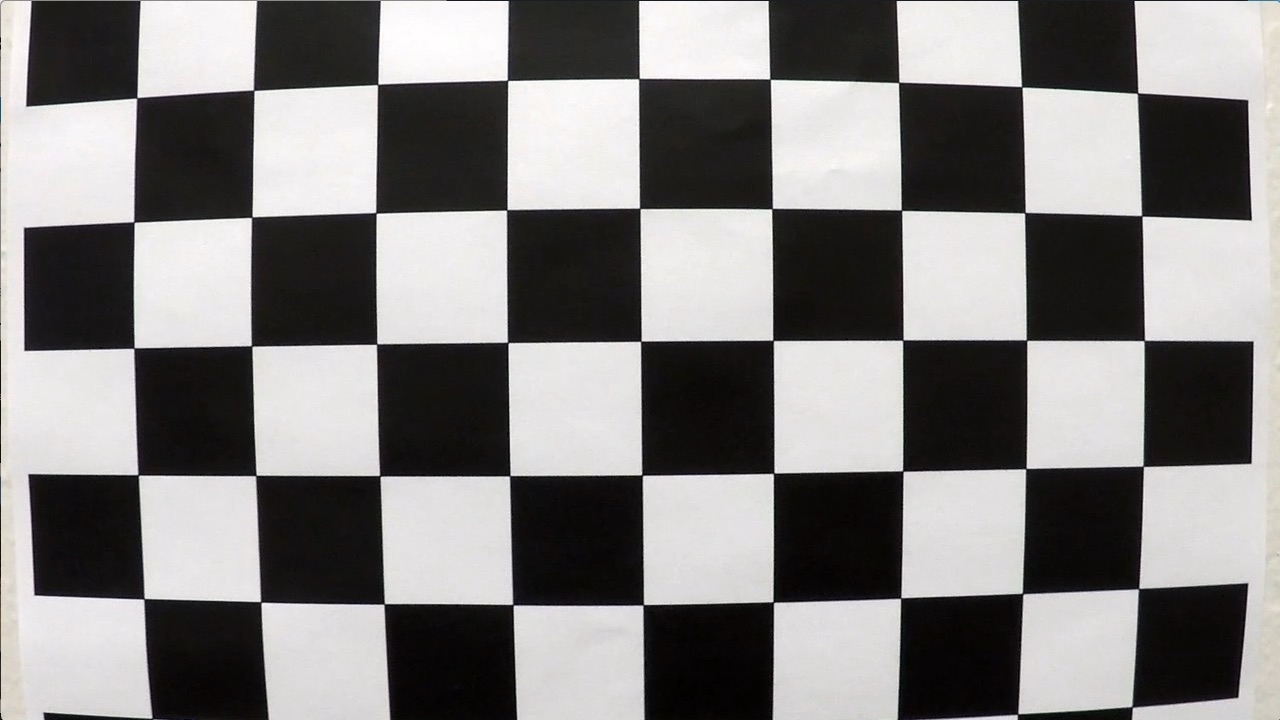
#> input picture CarND-Advanced-Lane-Lines - upload/camera_cal/calibration1.jpg, 1280 x 720 px; its folder holds 5 pictures in this run; the run also reads 1 picture not shown here
$ jupyter execute --allow-errors P4_pipeline01.ipynb   (shell and % lines are left out)   (older library calls are emulated)
#> lines starting #> are read from the running program, lines starting #| are printed output that depends on the picture; after the words box and inside, x2 and y2 are one past the last pixel; in counts of white or black regions, pixels touching at a corner belong together
Camera Calibration with OpenCV
===

### Run the code in the cell below to extract object points and image points for camera calibration.

[cell 1]
import numpy as np
import cv2
import glob
import matplotlib.pyplot as plt
import matplotlib.image as mpimg

# prepare object points, like (0,0,0), (1,0,0), (2,0,0) ....,(6,5,0)
objp = np.zeros((6*9,3), np.float32)
objp[:,:2] = np.mgrid[0:9, 0:6].T.reshape(-1,2)

# Arrays to store object points and image points from all the images.
objpoints = [] # 3d points in real world space
imgpoints = [] # 2d points in image plane.

# Make a list of calibration images
images = glob.glob('./camera_cal/calibration*.jpg')

# Step through the list and search for chessboard corners
for idx, fname in enumerate(images):
    img = cv2.imread(fname)
#> img is the input picture: shape (720, 1280, 3); mean B, G, R 127.8, 128.4, 130.1
    gray = cv2.cvtColor(img, cv2.COLOR_BGR2GRAY)

    # Find the chessboard corners
    ret, corners = cv2.findChessboardCorners(gray, (9,6), None)
#> ret = False; corners = None

    # If found, add object points, image points
    if ret == True:
        objpoints.append(objp)
        imgpoints.append(corners)

        # Draw and display the corners
        cv2.drawChessboardCorners(img, (9,6), corners, ret)
        #write_name = 'corners_found'+str(idx)+'.jpg'
        #cv2.imwrite(write_name, img)
        # cv2.imshow('img', img)
        cv2.waitKey(1000)

cv2.destroyAllWindows()

### Do the camera calibration, get the mtx, dist metrix for the next example image, then vasualizing.

[cell 2]
import pickle

# Test undistortion on an image
img = cv2.imread('./camera_cal/calibration1.jpg')
img_size = (img.shape[1], img.shape[0])

# Do camera calibration given object points and image points
ret, mtx, dist, rvecs, tvecs = cv2.calibrateCamera(objpoints, imgpoints, img_size,None,None)
print(dist)
print(mtx)


dst = cv2.undistort(img, mtx, dist, None, mtx)
cv2.imwrite('./output_images/test_undist.jpg',dst)

# Save the camera calibration result for later use (we won't worry about rvecs / tvecs)
dist_pickle = {}
dist_pickle["mtx"] = mtx
dist_pickle["dist"] = dist
pickle.dump( dist_pickle, open( "calibration.p", "wb" ) )
#dst = cv2.cvtColor(dst, cv2.COLOR_BGR2RGB)
# Visualize undistortion
f, (ax1, ax2) = plt.subplots(1, 2, figsize=(20,10))
ax1.imshow(img)
ax1.set_title('Original Image', fontsize=30)
ax2.imshow(dst)
ax2.set_title('Undistorted Image', fontsize=30)

# Example image

## provide a distrotion-corrected image

### read example image and display

[cell 3]
img = mpimg.imread('./test_images/test2.jpg')
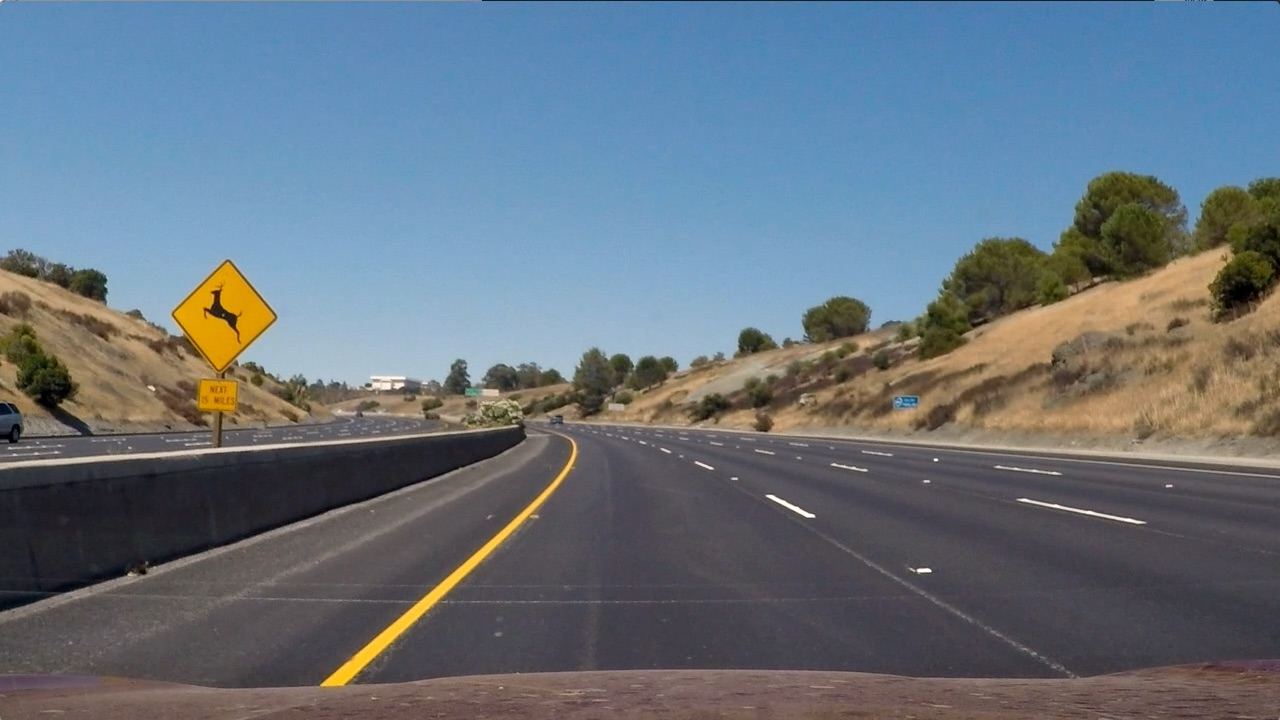
#> input picture CarND-Advanced-Lane-Lines - upload/test_images/test2.jpg, 1280 x 720 px
#> img is the input picture: shape (720, 1280, 3); mean R, G, B 102.8, 114.6, 125.5
plt.imshow(img)
plt.show()

### undistort image

[cell 4]
def undistort(img):
    undist = cv2.undistort(img, mtx, dist, None, mtx)
    return undist
print('...')

### visulalizing image

[cell 5]
dst= undistort(img)
image=dst

f, (ax1, ax2) = plt.subplots(1, 2, figsize=(20,10))
ax1.imshow(img)
ax1.set_title('Original Image', fontsize=30)
ax2.imshow(image)
ax2.set_title('Undistorted Image', fontsize=30)

## Using color transforms, gradients to create a thresholded binary image

### Some usefule functions

[cell 6]
def abs_sobel_thresh(img, orient='x', sobel_kernel=3, thresh_sobel=(20, 100)):
    # Calculate directional gradient
    # Apply threshold
    gray= cv2.cvtColor(img, cv2.COLOR_RGB2GRAY)
    if orient=='x':
        sobel= cv2.Sobel(gray, cv2.CV_64F, 1, 0, ksize=sobel_kernel)
    else:
        sobel= cv2.Sobel(gray, cv2.CV_64F, 0, 1, ksize=sobel_kernel)
    abs_sobel= np.absolute(sobel)
    scaled_sobel= np.uint8((255*abs_sobel)/np.max(abs_sobel))
    grad_binary = np.zeros_like(scaled_sobel)
    grad_binary[(scaled_sobel >= thresh_sobel[0]) & (scaled_sobel <= thresh_sobel[1])] = 1
    return grad_binary

# [25 lines left out: functions mag_thresh, dir_threshold, not called in this run]

def hls_transform(img, thresh_hls=(220,255)):
#> called with thresh_hls = (220, 255)
    hls = cv2.cvtColor(img, cv2.COLOR_RGB2HLS)
#> hls: shape (720, 1280, 3); mean of channels 0, 1, 2 88.8, 115.2, 64.5
    S= hls[:,:,2]
    hls_binary = np.zeros_like(S)
    hls_binary[(S > thresh_hls[0]) & (S <= thresh_hls[1])] = 1
    return hls_binary

def combined_binary_function(img, orient='x', sobel_kernel=5, thresh_sobel=(40,100),thresh_hls=(220,255)):
    gradx_binary = abs_sobel_thresh(img, orient='x', sobel_kernel=ksize, thresh_sobel=(40, 100))
    hls_binary= hls_transform(img, thresh_hls=(220,255))
    color_binary = np.dstack(( np.zeros_like(gradx_binary), gradx_binary, hls_binary)) * 255
    combined_binary = np.zeros_like(gradx_binary)
    combined_binary[(gradx_binary == 1) | (hls_binary == 1)] = 1
    return color_binary, combined_binary

[cell 7]
test_img=hls_transform(image, thresh_hls=(220,255))
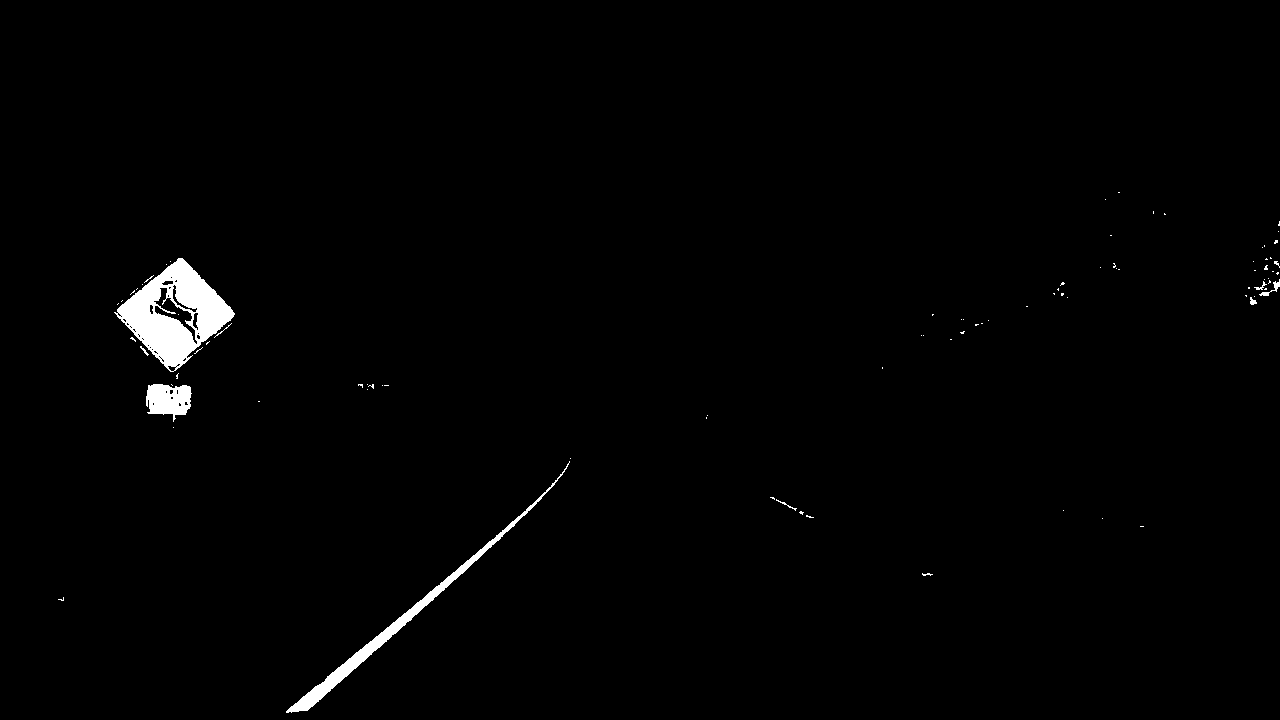
#> test_img: shape (720, 1280); values 0 (black) and 1 (white), 1.2% white; 88 white regions (79 under 20 px), largest, box (x1, y1, x2, y2) and area: (114, 258, 235, 372) 6301, (286, 461, 570, 713) 2803, (146, 384, 192, 422) 1207
plt.imshow(test_img, cmap='gray')
plt.show()

### Get the combined binary image, and vasualizing.

[cell 8]
ksize = 5 # Choose a larger odd number to smooth gradient measurements

color_binary, combined_binary1=combined_binary_function(image, orient='x', sobel_kernel=ksize, thresh_sobel=(50,100),thresh_hls=(220,255))
#> combined_binary1: shape (720, 1280); values 0 (black) and 1 (white), 3.1% white; 1073 white regions (885 under 20 px), largest, box (x1, y1, x2, y2) and area: (109, 250, 246, 373) 7905, (279, 437, 577, 715) 4605, (142, 383, 194, 455) 1498

f, (ax1, ax2) = plt.subplots(1, 2, figsize=(20,10))
ax1.set_title('Stacked thresholds')
ax1.imshow(color_binary)

ax2.set_title('Combined S channel and gradient thresholds')
ax2.imshow(combined_binary1, cmap='gray')

## Perspective transform

### Usfull function

[cell 9]
def unwarp(img, src, dst):
    h,w = img.shape[:2]
    # M: transform maxtrix from src to dst, Minv: transform maxtrix from dst to src
    M = cv2.getPerspectiveTransform(src, dst)
    Minv = cv2.getPerspectiveTransform(dst, src)
    # transform to bird-eye view
    warped = cv2.warpPerspective(img, M, (w,h), flags=cv2.INTER_LINEAR)
    return warped, M, Minv
print('...')

### Get the perspective transform image

[cell 10]
h,w = image.shape[:2]

# define source and destination points for transform
src = np.float32([(560,480),
                  (745,480),
                  (258,700),
                  (1130,700)])
dst = np.float32([(450,0),
                  (w-450,0),
                  (450,h),
                  (w-450,h)])

warped, M, Minv = unwarp(image, src, dst)

# Visualize unwarp
f, (ax1, ax2) = plt.subplots(1, 2, figsize=(20,10))
f.subplots_adjust(hspace = .2, wspace=.05)
ax1.imshow(image)
x = [src[0][0],src[2][0],src[3][0],src[1][0],src[0][0]]
y = [src[0][1],src[2][1],src[3][1],src[1][1],src[0][1]]
ax1.plot(x, y, color='red', alpha=0.4, linewidth=3, solid_capstyle='round', zorder=2)
ax1.set_ylim([h,0])
ax1.set_xlim([0,w])
ax1.set_title('distorted Image', fontsize=30)
ax2.imshow(warped)
ax2.set_title('warped Image', fontsize=30)

print('...')

## finding lane line

## creat binary_warped image

[cell 11]
color_binary, combined_binary= combined_binary_function(image, orient='x', sobel_kernel=5, thresh_sobel=(40,100),thresh_hls=(90,255))
warped, M, Minv = unwarp(combined_binary, src, dst)

histogram = np.sum(warped[warped.shape[0]//2:,:], axis=0)

#histogram = np.sum(warped[warped_shape[0]//2:,:], axis=0)
# Create an output image to draw on and  visualize the result
out_img = np.dstack((warped, warped, warped))*255
#> out_img: shape (720, 1280, 3); 2.5% white; 104 white regions (59 under 20 px), largest, box (x1, y1, x2, y2) and area: (439, 0, 481, 720) 9742, (167, 0, 210, 311) 3774, (819, 180, 844, 366) 1822
# Find the peak of the left and right halves of the histogram
# These will be the starting point for the left and right lines
midpoint = np.int(histogram.shape[0]/2)
leftx_base = np.argmax(histogram[:midpoint])
rightx_base = np.argmax(histogram[midpoint:]) + midpoint

# Choose the number of sliding windows
nwindows = 9
# Set height of windows
window_height = np.int(warped.shape[0]/nwindows)


print(rightx_base)


plt.plot(histogram)
# plt.imshow(out_img)
plt.show()
print("...")

[cell 12]
color_binary, combined_binary= combined_binary_function(image, orient='x', sobel_kernel=5, thresh_sobel=(40,100),thresh_hls=(90,255))
binary_warped, M, Minv = unwarp(combined_binary, src, dst)

histogram = np.sum(binary_warped[binary_warped.shape[0]//2:,:], axis=0)
# Create an output image to draw on and  visualize the result
out_img = np.dstack((binary_warped, binary_warped, binary_warped))*255
# Find the peak of the left and right halves of the histogram
# These will be the starting point for the left and right lines
midpoint = np.int(histogram.shape[0]/2)
leftx_base = np.argmax(histogram[:midpoint])
rightx_base = np.argmax(histogram[midpoint:900]) + midpoint

print(leftx_base)

# Choose the number of sliding windows
nwindows = 10
# Set height of windows
window_height = np.int(binary_warped.shape[0]/nwindows)
# Identify the x and y positions of all nonzero pixels in the image
nonzero = binary_warped.nonzero()
nonzeroy = np.array(nonzero[0])
nonzerox = np.array(nonzero[1])
# Current positions to be updated for each window
leftx_current = leftx_base
rightx_current = rightx_base
# Set the width of the windows +/- margin
margin = 40
# Set minimum number of pixels found to recenter window
minpix = 40
# Create empty lists to receive left and right lane pixel indices
left_lane_inds = []
right_lane_inds = []

# Step through the windows one by one
for window in range(nwindows):
    # Identify window boundaries in x and y (and right and left)
    win_y_low = binary_warped.shape[0] - (window+1)*window_height
    win_y_high = binary_warped.shape[0] - window*window_height
    win_xleft_low = leftx_current - margin
    win_xleft_high = leftx_current + margin
    win_xright_low = rightx_current - margin
    win_xright_high = rightx_current + margin
    # Draw the windows on the visualization image
    cv2.rectangle(out_img,(win_xleft_low,win_y_low),(win_xleft_high,win_y_high),
    (0,255,0), 2)
    cv2.rectangle(out_img,(win_xright_low,win_y_low),(win_xright_high,win_y_high),
    (0,255,0), 2)
    # Identify the nonzero pixels in x and y within the window
    good_left_inds = ((nonzeroy >= win_y_low) & (nonzeroy < win_y_high) &
    (nonzerox >= win_xleft_low) &  (nonzerox < win_xleft_high)).nonzero()[0]
    good_right_inds = ((nonzeroy >= win_y_low) & (nonzeroy < win_y_high) &
    (nonzerox >= win_xright_low) &  (nonzerox < win_xright_high)).nonzero()[0]
    # Append these indices to the lists
    left_lane_inds.append(good_left_inds)
    right_lane_inds.append(good_right_inds)
    # If you found > minpix pixels, recenter next window on their mean position
    if len(good_left_inds) > minpix:
        leftx_current = np.int(np.mean(nonzerox[good_left_inds]))
    if len(good_right_inds) > minpix:
        rightx_current = np.int(np.mean(nonzerox[good_right_inds]))
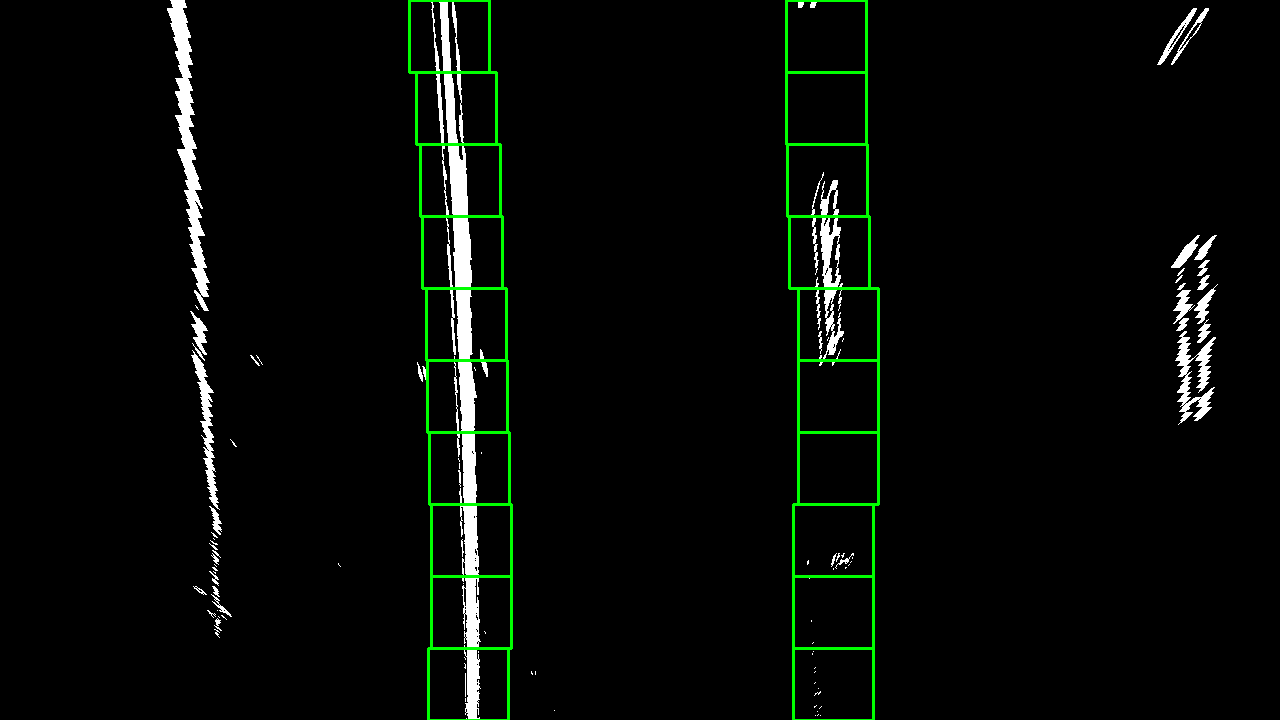
#> out_img: shape (720, 1280, 3); mean of channels 0, 1, 2 6.3, 10, 6.3; drawn as B, G, R

# Concatenate the arrays of indices
left_lane_inds = np.concatenate(left_lane_inds)
right_lane_inds = np.concatenate(right_lane_inds)

# Extract left and right line pixel positions
leftx = nonzerox[left_lane_inds]
lefty = nonzeroy[left_lane_inds]
rightx = nonzerox[right_lane_inds]
righty = nonzeroy[right_lane_inds]

# Fit a second order polynomial to each
left_fit = np.polyfit(lefty, leftx, 2)
right_fit = np.polyfit(righty, rightx, 2)

ploty = np.linspace(0, binary_warped.shape[0]-1, binary_warped.shape[0] )
left_fitx = left_fit[0]*ploty**2 + left_fit[1]*ploty + left_fit[2]
right_fitx = right_fit[0]*ploty**2 + right_fit[1]*ploty + right_fit[2]

out_img[nonzeroy[left_lane_inds], nonzerox[left_lane_inds]] = [255, 0, 0]
out_img[nonzeroy[right_lane_inds], nonzerox[right_lane_inds]] = [0, 0, 255]
plt.imshow(out_img)
plt.plot(left_fitx, ploty, color='yellow')
plt.plot(right_fitx, ploty, color='yellow')
plt.xlim(0, 1280)
plt.ylim(720, 0)

print("...")

[cell 13]
# Assume you now have a new warped binary image
# from the next frame of video (also called "binary_warped")
# It's now much easier to find line pixels!
nonzero = binary_warped.nonzero()
nonzeroy = np.array(nonzero[0])
nonzerox = np.array(nonzero[1])
margin = 40

left_lane_inds = ((nonzerox > (left_fit[0]*(nonzeroy**2) + left_fit[1]*nonzeroy + left_fit[2] - margin)) & (nonzerox < (left_fit[0]*(nonzeroy**2) + left_fit[1]*nonzeroy + left_fit[2] + margin)))

right_lane_inds = ((nonzerox > (right_fit[0]*(nonzeroy**2) + right_fit[1]*nonzeroy + right_fit[2] - margin)) & (nonzerox < (right_fit[0]*(nonzeroy**2) + right_fit[1]*nonzeroy + right_fit[2] + margin)))

# Again, extract left and right line pixel positions
leftx = nonzerox[left_lane_inds]
lefty = nonzeroy[left_lane_inds]
rightx = nonzerox[right_lane_inds]
righty = nonzeroy[right_lane_inds]
# Fit a second order polynomial to each
left_fit = np.polyfit(lefty, leftx, 2)
right_fit = np.polyfit(righty, rightx, 2)
# Generate x and y values for plotting
ploty = np.linspace(0, binary_warped.shape[0]-1, binary_warped.shape[0] )
left_fitx = left_fit[0]*ploty**2 + left_fit[1]*ploty + left_fit[2]
right_fitx = right_fit[0]*ploty**2 + right_fit[1]*ploty + right_fit[2]


# Create an image to draw on and an image to show the selection window
out_img = np.dstack((binary_warped, binary_warped, binary_warped))*255
window_img = np.zeros_like(out_img)
# Color in left and right line pixels
out_img[nonzeroy[left_lane_inds], nonzerox[left_lane_inds]] = [255, 0, 0]
out_img[nonzeroy[right_lane_inds], nonzerox[right_lane_inds]] = [0, 0, 255]

# Generate a polygon to illustrate the search window area
# And recast the x and y points into usable format for cv2.fillPoly()
left_line_window1 = np.array([np.transpose(np.vstack([left_fitx-margin, ploty]))])
left_line_window2 = np.array([np.flipud(np.transpose(np.vstack([left_fitx+margin,
                              ploty])))])
left_line_pts = np.hstack((left_line_window1, left_line_window2))
right_line_window1 = np.array([np.transpose(np.vstack([right_fitx-margin, ploty]))])
right_line_window2 = np.array([np.flipud(np.transpose(np.vstack([right_fitx+margin,
                              ploty])))])
right_line_pts = np.hstack((right_line_window1, right_line_window2))

# Draw the lane onto the warped blank image
cv2.fillPoly(window_img, np.int_([left_line_pts]), (0,255, 0))
cv2.fillPoly(window_img, np.int_([right_line_pts]), (0,255, 0))
#> window_img: shape (720, 1280, 3); mean of channels 0, 1, 2 0, 32.3, 0
result = cv2.addWeighted(out_img, 1, window_img, 0.3, 0)
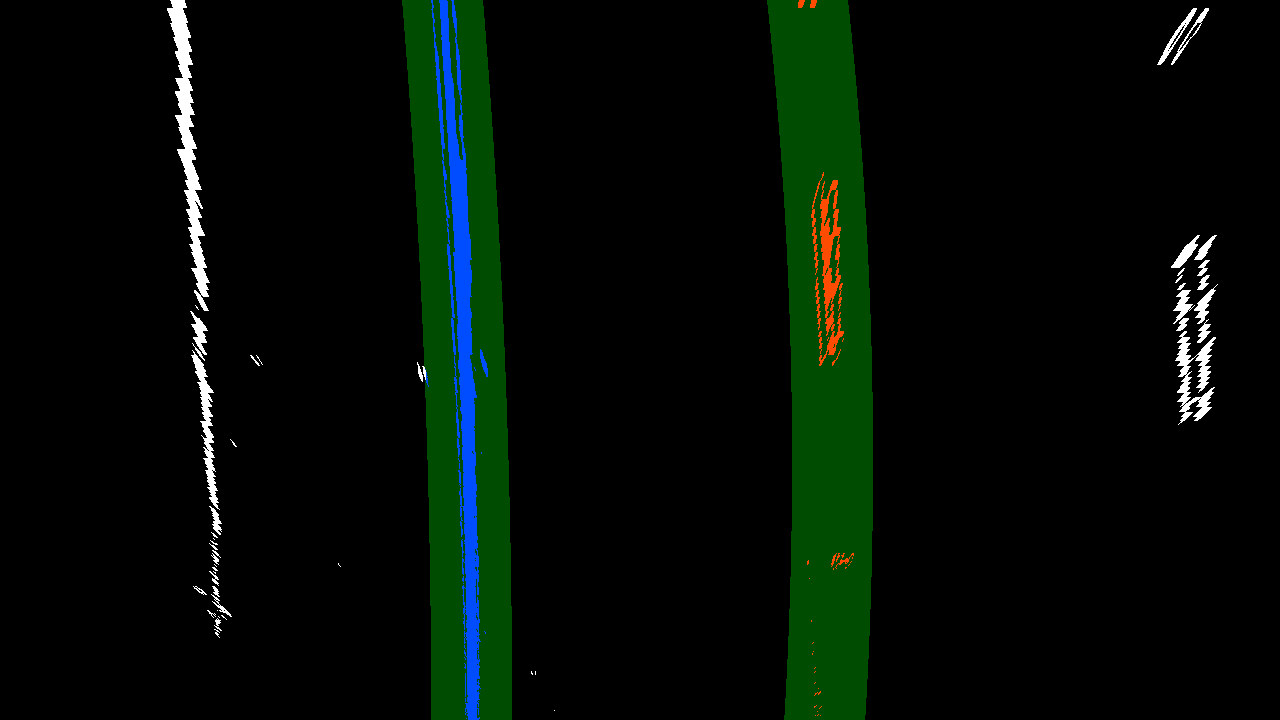
#> result: shape (720, 1280, 3); mean of channels 0, 1, 2 5.7, 12.3, 3.4; drawn as B, G, R
plt.imshow(result)
plt.plot(left_fitx, ploty, color='yellow')
plt.plot(right_fitx, ploty, color='yellow')
plt.xlim(0, 1280)
plt.ylim(720, 0)

# calculate the curve value and vehicle location
y_eval = np.max(ploty)
ym_per_pix = 3.048/100 # meters per pixel in y dimension, lane line is 10 ft = 3.048 meters
xm_per_pix = 3.7/378 # meters per pixel in x dimension, lane width is 12 ft = 3.7 meters

# change the pixel_unit poly into meter_unit poly
left_fit_cr = np.polyfit(lefty*ym_per_pix, leftx*xm_per_pix, 2)
right_fit_cr = np.polyfit(righty*ym_per_pix, rightx*xm_per_pix, 2)

# Calculate the new radii of curvature
left_curverad = ((1 + (2*left_fit_cr[0]*y_eval*ym_per_pix + left_fit_cr[1])**2)**1.5) / np.absolute(2*left_fit_cr[0])
right_curverad = ((1 + (2*right_fit_cr[0]*y_eval*ym_per_pix + right_fit_cr[1])**2)**1.5) / np.absolute(2*right_fit_cr[0])

# calculate the vehicle location
h=binary_warped.shape[0]
car_position = (binary_warped.shape[1]/2)*xm_per_pix
#> (the rest of the program and of its run is left out)
